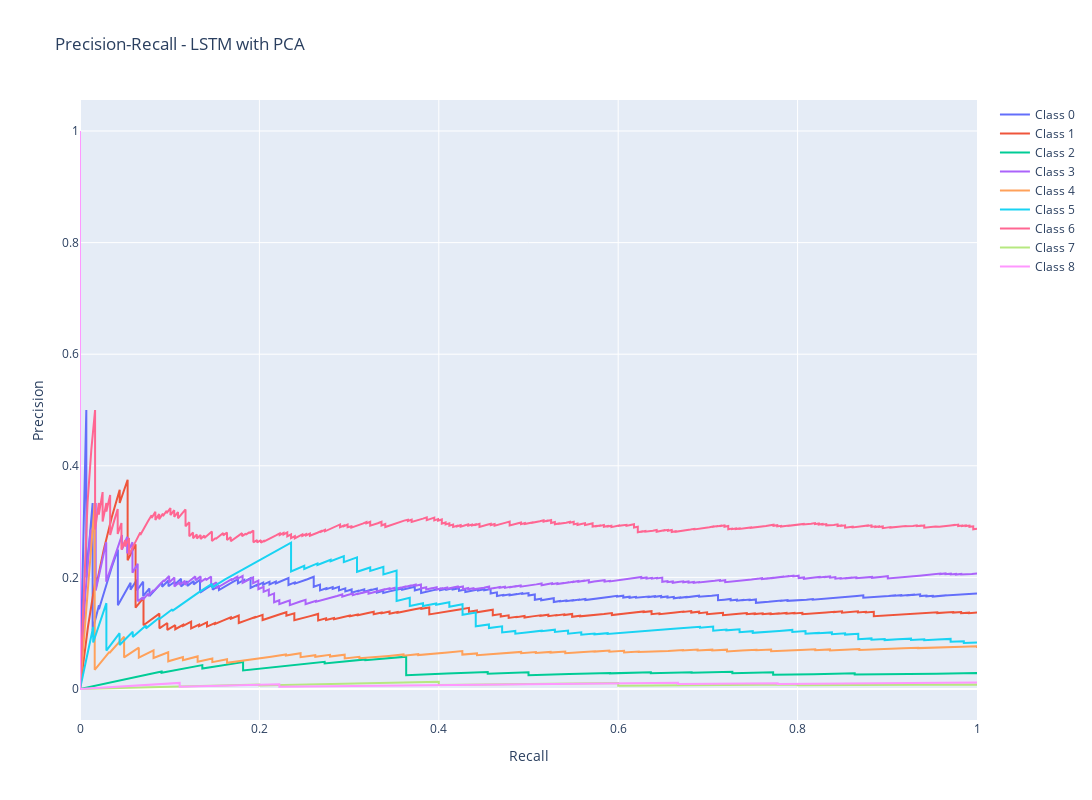

Notebook source saved alongside this figure:
### Markdown cell above
### Precision-Recall

### Code cell
plot_precision_recall(y_test_pca, y_pred_pca, 'Precision-Recall - LSTM with PCA')

### Figure 1 — Plotly figure (JSON) as saved in the notebook; plotly's stock layout.template omitted (floating-point values rounded to 4 significant figures; data arrays with more than 128 entries replaced by an {"elided": "..."} marker saying what was removed)
{"data": [{"mode": "lines", "name": "Class 0", "type": "scatter", "x": {"elided": "764 float values"}, "y": {"elided": "764 float values"}}, {"mode": "lines", "name": "Class 1", "type": "scatter", "x": {"elided": "764 float values"}, "y": {"elided": "764 float values"}}, {"mode": "lines", "name": "Class 2", "type": "scatter", "x": {"elided": "764 float values"}, "y": {"elided": "764 float values"}}, {"mode": "lines", "name": "Class 3", "type": "scatter", "x": {"elided": "764 float values"}, "y": {"elided": "764 float values"}}, {"mode": "lines", "name": "Class 4", "type": "scatter", "x": {"elided": "767 float values"}, "y": {"elided": "767 float values"}}, {"mode": "lines", "name": "Class 5", "type": "scatter", "x": {"elided": "765 float values"}, "y": {"elided": "765 float values"}}, {"mode": "lines", "name": "Class 6", "type": "scatter", "x": {"elided": "764 float values"}, "y": {"elided": "764 float values"}}, {"mode": "lines", "name": "Class 7", "type": "scatter", "x": {"elided": "765 float values"}, "y": {"elided": "765 float values"}}, {"mode": "lines", "name": "Class 8", "type": "scatter", "x": {"elided": "765 float values"}, "y": {"elided": "765 float values"}}], "layout": {"height": 800, "title": {"text": "Precision-Recall - LSTM with PCA"}, "width": 1200, "xaxis": {"title": {"text": "Recall"}}, "yaxis": {"title": {"text": "Precision"}}}}
